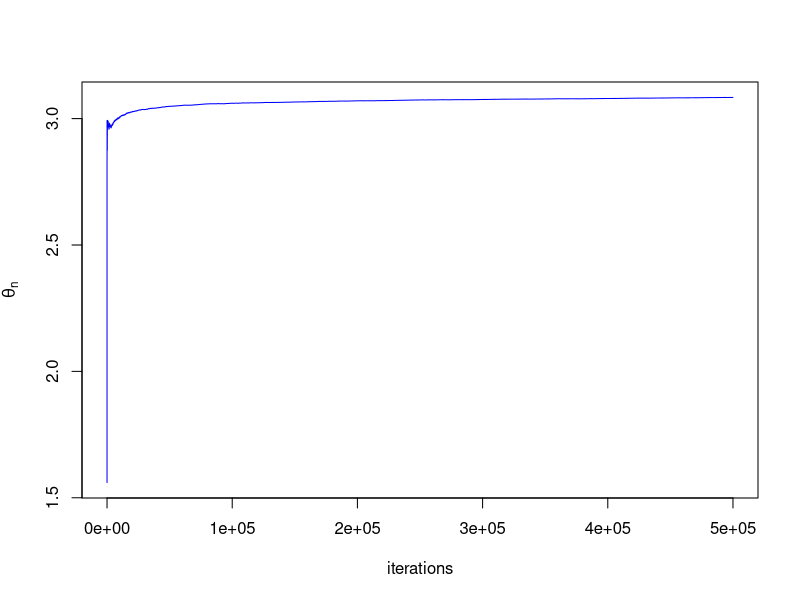

This chart was generated by the following R code:
## Example 1 from Yves F. Atchade's "ADAPTIVE MARKOV CHAIN MONTE CARLO CONFIDENCE INTERVALS"

# define beta
beta <- 0.75

# define target distribution
pi_x <- function(x){
  return (ifelse( (x >= -beta-1 & x <= -beta) | (x >= beta & x <= beta+1), 0.5, 0))
}

# define proposal distribution
q_xy <- function(x,y,t){
   return(ifelse( (y >= x-t) & (y <= x + t), 1/(2*t), 0))
}

# define w
# w<-function(x){
#   return(ifelse(abs(x)<1,1-abs(x),0))
# }

# define g_nl
# g<-function(X,n,l){
#   j <- 1:(n-l)
#   return(1/n*sum((X[j]-mean(X[1:n]))*(X[j+l]-mean(X[1:n]))))
# }

sample.size <- 5e5
# create the markov chain
x <- numeric(sample.size)
# create theta_n's
theta <- numeric(sample.size)
# create lag-window estimator
#lag.est <- numeric(250)
# the acceptance probability
alpha <- numeric(sample.size)
# setting up a and A required, from D. Hastie's PhD thesis (Eq 4.1 and Eq 4.2)
a <- 2*beta+1
A <- a + 1

#starting values
x[1] <- .75
theta[1] <- 1.56

for (i in 2:sample.size){
  if(i%%1e5==0) print(i/1e5)
  y <- runif(n=1, min=x[i-1]-theta[i-1], max=x[i-1]+theta[i-1])
  acc.prob <- min(1, pi_x(y)*q_xy(y,x[i-1],theta[i-1])/(pi_x(x[i-1])*q_xy(x[i-1],y,theta[i-1])))
  if(runif(1) < acc.prob){
    x[i] <- y
    alpha[i] <- 1
    theta[i] <- max(a, min(theta[i-1] + (theta[1]/(i-1))*(1-0.30), A))

  }else{
    x[i] <- x[i-1]
    alpha[i] <- 0
    theta[i] <- max(a, min(theta[i-1] + (theta[1]/(i-1))*(0-0.30), A))
  }
  # if(i<=250)
  # k <- seq(-i+1, i-1)
  # lag.est[i] <- sum(sapply(k/i,w)*sapply(k, function(y) g(x,i,abs(y))))
}
#tictoc::toc()
#par(mfcol=c(1,2))
plot(theta,type="l",ylab=expression(theta[n]),xlab ="iterations",col="blue")
# plot(lag.est[1:250],type="l",xlab="iterations",ylab="Lag-windows Est.")

## self tests
## see if alpha is converging to 0.23
#plot(cumsum(alpha)/(1:sample.size),type="l",col="red")
## see if alpha is close to 0.23
#mean(alpha)
## see if the distribution of pi is as it should look
#hist(x)
